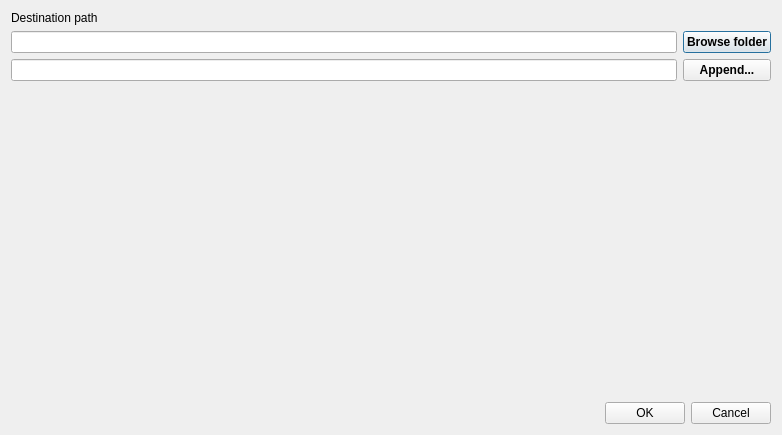
<?xml version="1.0" encoding="UTF-8"?>
<ui version="4.0">
 <class>Extract_window</class>
 <widget class="QDialog" name="Extract_window">
  <property name="geometry">
   <rect>
    <x>0</x>
    <y>0</y>
    <width>782</width>
    <height>435</height>
   </rect>
  </property>
  <property name="windowTitle">
   <string>Extract to...</string>
  </property>
  <property name="windowIcon">
   <iconset resource="resources.qrc">
    <normaloff>:/images/img/ExtractTo.png</normaloff>:/images/img/ExtractTo.png</iconset>
  </property>
  <layout class="QVBoxLayout" name="verticalLayout_3">
   <item>
    <widget class="QLabel" name="dPath">
     <property name="text">
      <string>Destination path</string>
     </property>
    </widget>
   </item>
   <item>
    <layout class="QHBoxLayout" name="horizontalLayout_2">
     <item>
      <layout class="QVBoxLayout" name="verticalLayout_2">
       <item>
        <widget class="QLineEdit" name="BrowseLineEdit"/>
       </item>
       <item>
        <widget class="QLineEdit" name="lineEdit"/>
       </item>
      </layout>
     </item>
     <item>
      <layout class="QVBoxLayout" name="verticalLayout">
       <item>
        <widget class="QPushButton" name="BrowseButton">
         <property name="font">
          <font>
           <weight>75</weight>
           <bold>true</bold>
          </font>
         </property>
         <property name="text">
          <string>Browse folder</string>
         </property>
        </widget>
       </item>
       <item>
        <widget class="QPushButton" name="AppendButton">
         <property name="font">
          <font>
           <weight>75</weight>
           <bold>true</bold>
          </font>
         </property>
         <property name="text">
          <string>Append...</string>
         </property>
        </widget>
       </item>
      </layout>
     </item>
    </layout>
   </item>
   <item>
    <spacer name="verticalSpacer">
     <property name="orientation">
      <enum>Qt::Vertical</enum>
     </property>
     <property name="sizeHint" stdset="0">
      <size>
       <width>20</width>
       <height>225</height>
      </size>
     </property>
    </spacer>
   </item>
   <item>
    <layout class="QHBoxLayout" name="horizontalLayout">
     <item>
      <spacer name="horizontalSpacer">
       <property name="orientation">
        <enum>Qt::Horizontal</enum>
       </property>
       <property name="sizeHint" stdset="0">
        <size>
         <width>757</width>
         <height>20</height>
        </size>
       </property>
      </spacer>
     </item>
     <item>
      <widget class="QPushButton" name="OK">
       <property name="text">
        <string>OK</string>
       </property>
      </widget>
     </item>
     <item>
      <widget class="QPushButton" name="Cancel">
       <property name="text">
        <string>Cancel</string>
       </property>
      </widget>
     </item>
    </layout>
   </item>
  </layout>
 </widget>
 <resources>
  <include location="resources.qrc"/>
 </resources>
 <connections/>
</ui>
